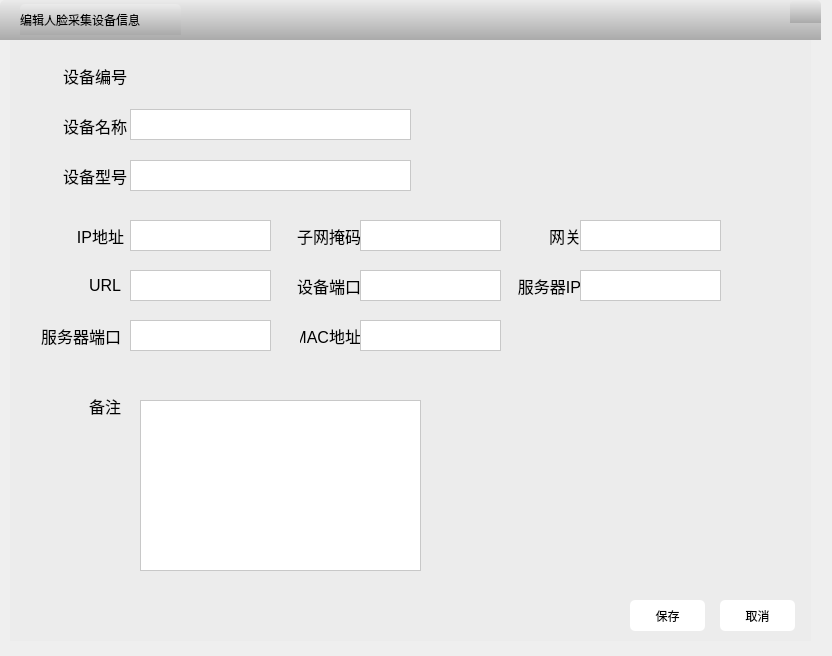
<?xml version="1.0" encoding="UTF-8"?>
<ui version="4.0">
 <class>EditMonitorDeviceDialog</class>
 <widget class="QDialog" name="EditMonitorDeviceDialog">
  <property name="geometry">
   <rect>
    <x>0</x>
    <y>0</y>
    <width>832</width>
    <height>656</height>
   </rect>
  </property>
  <property name="windowTitle">
   <string>Dialog</string>
  </property>
  <widget class="QWidget" name="contentWidget" native="true">
   <property name="geometry">
    <rect>
     <x>10</x>
     <y>40</y>
     <width>801</width>
     <height>601</height>
    </rect>
   </property>
   <property name="styleSheet">
    <string notr="true">border:none;
border-radius:0px;
background-color:rgb(236,236,236);</string>
   </property>
   <widget class="QLabel" name="nameLabel">
    <property name="geometry">
     <rect>
      <x>53</x>
      <y>70</y>
      <width>71</width>
      <height>31</height>
     </rect>
    </property>
    <property name="font">
     <font>
      <family>Agency FB</family>
      <pointsize>12</pointsize>
      <weight>50</weight>
      <bold>false</bold>
     </font>
    </property>
    <property name="styleSheet">
     <string notr="true">border:none;
border-radius:0px;</string>
    </property>
    <property name="text">
     <string>设备名称</string>
    </property>
   </widget>
   <widget class="QPushButton" name="savePushButton">
    <property name="geometry">
     <rect>
      <x>620</x>
      <y>560</y>
      <width>75</width>
      <height>31</height>
     </rect>
    </property>
    <property name="styleSheet">
     <string notr="true">border:1px;
border-radius:5px;
background-color:rgb(255,255,255);</string>
    </property>
    <property name="text">
     <string>保存</string>
    </property>
   </widget>
   <widget class="QPushButton" name="cancelPushButton">
    <property name="geometry">
     <rect>
      <x>710</x>
      <y>560</y>
      <width>75</width>
      <height>31</height>
     </rect>
    </property>
    <property name="styleSheet">
     <string notr="true">border:1px;
border-radius:5px;
background-color:rgb(255,255,255);</string>
    </property>
    <property name="text">
     <string>取消</string>
    </property>
   </widget>
   <widget class="QLabel" name="numberLabel">
    <property name="geometry">
     <rect>
      <x>53</x>
      <y>120</y>
      <width>71</width>
      <height>31</height>
     </rect>
    </property>
    <property name="font">
     <font>
      <pointsize>12</pointsize>
     </font>
    </property>
    <property name="styleSheet">
     <string notr="true">border:none;
border-radius:0px;</string>
    </property>
    <property name="text">
     <string>设备型号</string>
    </property>
   </widget>
   <widget class="QLabel" name="ipLabel">
    <property name="geometry">
     <rect>
      <x>53</x>
      <y>180</y>
      <width>61</width>
      <height>31</height>
     </rect>
    </property>
    <property name="font">
     <font>
      <pointsize>12</pointsize>
     </font>
    </property>
    <property name="styleSheet">
     <string notr="true">border:none;
border-radius:0px;</string>
    </property>
    <property name="text">
     <string>IP地址</string>
    </property>
    <property name="alignment">
     <set>Qt::AlignRight|Qt::AlignTrailing|Qt::AlignVCenter</set>
    </property>
   </widget>
   <widget class="QLineEdit" name="nameLineEdit">
    <property name="geometry">
     <rect>
      <x>120</x>
      <y>69</y>
      <width>281</width>
      <height>31</height>
     </rect>
    </property>
    <property name="styleSheet">
     <string notr="true">border:1px solid rgb(200,200,200);
border-radius:0px;
background-color:rgb(255,255,255);</string>
    </property>
   </widget>
   <widget class="QLabel" name="remakeLabel">
    <property name="geometry">
     <rect>
      <x>70</x>
      <y>350</y>
      <width>41</width>
      <height>31</height>
     </rect>
    </property>
    <property name="font">
     <font>
      <pointsize>12</pointsize>
     </font>
    </property>
    <property name="styleSheet">
     <string notr="true">border:none;
border-radius:0px;</string>
    </property>
    <property name="text">
     <string>备注</string>
    </property>
    <property name="alignment">
     <set>Qt::AlignRight|Qt::AlignTrailing|Qt::AlignVCenter</set>
    </property>
   </widget>
   <widget class="QTextEdit" name="remakeTextEdit">
    <property name="geometry">
     <rect>
      <x>130</x>
      <y>360</y>
      <width>281</width>
      <height>171</height>
     </rect>
    </property>
    <property name="styleSheet">
     <string notr="true">border:1px solid rgb(200,200,200);
border-radius:0px;
background-color:rgb(255,255,255);</string>
    </property>
   </widget>
   <widget class="QLineEdit" name="numberLineEdit">
    <property name="geometry">
     <rect>
      <x>120</x>
      <y>120</y>
      <width>281</width>
      <height>31</height>
     </rect>
    </property>
    <property name="styleSheet">
     <string notr="true">border:1px solid rgb(200,200,200);
border-radius:0px;
background-color:rgb(255,255,255);</string>
    </property>
   </widget>
   <widget class="QLineEdit" name="ipLineEdit">
    <property name="geometry">
     <rect>
      <x>120</x>
      <y>180</y>
      <width>141</width>
      <height>31</height>
     </rect>
    </property>
    <property name="styleSheet">
     <string notr="true">border:1px solid rgb(200,200,200);
border-radius:0px;
background-color:rgb(255,255,255);</string>
    </property>
   </widget>
   <widget class="QLabel" name="ipLabel_2">
    <property name="geometry">
     <rect>
      <x>280</x>
      <y>180</y>
      <width>71</width>
      <height>31</height>
     </rect>
    </property>
    <property name="font">
     <font>
      <pointsize>12</pointsize>
     </font>
    </property>
    <property name="styleSheet">
     <string notr="true">border:none;
border-radius:0px;</string>
    </property>
    <property name="text">
     <string>子网掩码</string>
    </property>
    <property name="alignment">
     <set>Qt::AlignRight|Qt::AlignTrailing|Qt::AlignVCenter</set>
    </property>
   </widget>
   <widget class="QLineEdit" name="ipLineEdit_2">
    <property name="geometry">
     <rect>
      <x>350</x>
      <y>180</y>
      <width>141</width>
      <height>31</height>
     </rect>
    </property>
    <property name="styleSheet">
     <string notr="true">border:1px solid rgb(200,200,200);
border-radius:0px;
background-color:rgb(255,255,255);</string>
    </property>
   </widget>
   <widget class="QLabel" name="ipLabel_3">
    <property name="geometry">
     <rect>
      <x>530</x>
      <y>180</y>
      <width>41</width>
      <height>31</height>
     </rect>
    </property>
    <property name="font">
     <font>
      <pointsize>12</pointsize>
     </font>
    </property>
    <property name="styleSheet">
     <string notr="true">border:none;
border-radius:0px;</string>
    </property>
    <property name="text">
     <string>网关</string>
    </property>
    <property name="alignment">
     <set>Qt::AlignRight|Qt::AlignTrailing|Qt::AlignVCenter</set>
    </property>
   </widget>
   <widget class="QLineEdit" name="ipLineEdit_3">
    <property name="geometry">
     <rect>
      <x>570</x>
      <y>180</y>
      <width>141</width>
      <height>31</height>
     </rect>
    </property>
    <property name="styleSheet">
     <string notr="true">border:1px solid rgb(200,200,200);
border-radius:0px;
background-color:rgb(255,255,255);</string>
    </property>
   </widget>
   <widget class="QLabel" name="urlLabel">
    <property name="geometry">
     <rect>
      <x>50</x>
      <y>230</y>
      <width>61</width>
      <height>31</height>
     </rect>
    </property>
    <property name="font">
     <font>
      <pointsize>12</pointsize>
     </font>
    </property>
    <property name="styleSheet">
     <string notr="true">border:none;
border-radius:0px;</string>
    </property>
    <property name="text">
     <string>URL</string>
    </property>
    <property name="alignment">
     <set>Qt::AlignRight|Qt::AlignTrailing|Qt::AlignVCenter</set>
    </property>
   </widget>
   <widget class="QLineEdit" name="urlLineEdit">
    <property name="geometry">
     <rect>
      <x>120</x>
      <y>230</y>
      <width>141</width>
      <height>31</height>
     </rect>
    </property>
    <property name="styleSheet">
     <string notr="true">border:1px solid rgb(200,200,200);
border-radius:0px;
background-color:rgb(255,255,255);</string>
    </property>
   </widget>
   <widget class="QLabel" name="devicePortLabel">
    <property name="geometry">
     <rect>
      <x>280</x>
      <y>230</y>
      <width>71</width>
      <height>31</height>
     </rect>
    </property>
    <property name="font">
     <font>
      <pointsize>12</pointsize>
     </font>
    </property>
    <property name="styleSheet">
     <string notr="true">border:none;
border-radius:0px;</string>
    </property>
    <property name="text">
     <string>设备端口</string>
    </property>
    <property name="alignment">
     <set>Qt::AlignRight|Qt::AlignTrailing|Qt::AlignVCenter</set>
    </property>
   </widget>
   <widget class="QLineEdit" name="devicePortLineEdit">
    <property name="geometry">
     <rect>
      <x>350</x>
      <y>230</y>
      <width>141</width>
      <height>31</height>
     </rect>
    </property>
    <property name="styleSheet">
     <string notr="true">border:1px solid rgb(200,200,200);
border-radius:0px;
background-color:rgb(255,255,255);</string>
    </property>
   </widget>
   <widget class="QLabel" name="serverIpLabel">
    <property name="geometry">
     <rect>
      <x>500</x>
      <y>230</y>
      <width>71</width>
      <height>31</height>
     </rect>
    </property>
    <property name="font">
     <font>
      <pointsize>12</pointsize>
     </font>
    </property>
    <property name="styleSheet">
     <string notr="true">border:none;
border-radius:0px;</string>
    </property>
    <property name="text">
     <string>服务器IP</string>
    </property>
    <property name="alignment">
     <set>Qt::AlignRight|Qt::AlignTrailing|Qt::AlignVCenter</set>
    </property>
   </widget>
   <widget class="QLineEdit" name="serverIpLineEdit">
    <property name="geometry">
     <rect>
      <x>570</x>
      <y>230</y>
      <width>141</width>
      <height>31</height>
     </rect>
    </property>
    <property name="styleSheet">
     <string notr="true">border:1px solid rgb(200,200,200);
border-radius:0px;
background-color:rgb(255,255,255);</string>
    </property>
   </widget>
   <widget class="QLabel" name="serverPortLabel">
    <property name="geometry">
     <rect>
      <x>30</x>
      <y>280</y>
      <width>81</width>
      <height>31</height>
     </rect>
    </property>
    <property name="font">
     <font>
      <pointsize>12</pointsize>
     </font>
    </property>
    <property name="styleSheet">
     <string notr="true">border:none;
border-radius:0px;</string>
    </property>
    <property name="text">
     <string>服务器端口</string>
    </property>
    <property name="alignment">
     <set>Qt::AlignRight|Qt::AlignTrailing|Qt::AlignVCenter</set>
    </property>
   </widget>
   <widget class="QLineEdit" name="serverPortLineEdit">
    <property name="geometry">
     <rect>
      <x>120</x>
      <y>280</y>
      <width>141</width>
      <height>31</height>
     </rect>
    </property>
    <property name="styleSheet">
     <string notr="true">border:1px solid rgb(200,200,200);
border-radius:0px;
background-color:rgb(255,255,255);</string>
    </property>
   </widget>
   <widget class="QLabel" name="macIpLabel">
    <property name="geometry">
     <rect>
      <x>290</x>
      <y>280</y>
      <width>61</width>
      <height>31</height>
     </rect>
    </property>
    <property name="font">
     <font>
      <pointsize>12</pointsize>
     </font>
    </property>
    <property name="styleSheet">
     <string notr="true">border:none;
border-radius:0px;</string>
    </property>
    <property name="text">
     <string>MAC地址</string>
    </property>
    <property name="alignment">
     <set>Qt::AlignRight|Qt::AlignTrailing|Qt::AlignVCenter</set>
    </property>
   </widget>
   <widget class="QLineEdit" name="macIpLineEdit">
    <property name="geometry">
     <rect>
      <x>350</x>
      <y>280</y>
      <width>141</width>
      <height>31</height>
     </rect>
    </property>
    <property name="styleSheet">
     <string notr="true">border:1px solid rgb(200,200,200);
border-radius:0px;
background-color:rgb(255,255,255);</string>
    </property>
   </widget>
   <widget class="QLabel" name="numberNameLabel">
    <property name="geometry">
     <rect>
      <x>53</x>
      <y>20</y>
      <width>71</width>
      <height>31</height>
     </rect>
    </property>
    <property name="font">
     <font>
      <family>Agency FB</family>
      <pointsize>12</pointsize>
      <weight>50</weight>
      <bold>false</bold>
     </font>
    </property>
    <property name="styleSheet">
     <string notr="true">border:none;
border-radius:0px;</string>
    </property>
    <property name="text">
     <string>设备编号</string>
    </property>
   </widget>
   <widget class="QLabel" name="numberDisplayLabel">
    <property name="geometry">
     <rect>
      <x>120</x>
      <y>20</y>
      <width>231</width>
      <height>31</height>
     </rect>
    </property>
    <property name="font">
     <font>
      <family>Agency FB</family>
      <pointsize>12</pointsize>
      <weight>50</weight>
      <bold>false</bold>
     </font>
    </property>
    <property name="styleSheet">
     <string notr="true">border:none;
border-radius:0px;</string>
    </property>
    <property name="text">
     <string/>
    </property>
   </widget>
  </widget>
  <widget class="QWidget" name="titleWidget" native="true">
   <property name="geometry">
    <rect>
     <x>0</x>
     <y>0</y>
     <width>821</width>
     <height>40</height>
    </rect>
   </property>
   <property name="minimumSize">
    <size>
     <width>0</width>
     <height>40</height>
    </size>
   </property>
   <property name="maximumSize">
    <size>
     <width>16777215</width>
     <height>40</height>
    </size>
   </property>
   <property name="styleSheet">
    <string notr="true">border-top-left-radius:5px;
border-top-right-radius:5px;
border-bottom-left-radius:0px;
border-bottom-right-radius:0px;
background-color: qlineargradient(spread:pad, x1:0, y1:0, x2:0, y2:1, stop:0 rgba(235, 235, 235, 255), stop:1 rgba(170, 170, 170, 255));</string>
   </property>
   <widget class="QLabel" name="titleLabel">
    <property name="geometry">
     <rect>
      <x>20</x>
      <y>4</y>
      <width>161</width>
      <height>31</height>
     </rect>
    </property>
    <property name="styleSheet">
     <string notr="true">font: 11pt &quot;黑体&quot;;
border:none</string>
    </property>
    <property name="text">
     <string>编辑人脸采集设备信息</string>
    </property>
   </widget>
   <widget class="QPushButton" name="closePushButton">
    <property name="geometry">
     <rect>
      <x>790</x>
      <y>0</y>
      <width>31</width>
      <height>23</height>
     </rect>
    </property>
    <property name="styleSheet">
     <string notr="true">border:none;</string>
    </property>
    <property name="text">
     <string/>
    </property>
   </widget>
  </widget>
 </widget>
 <resources/>
 <connections/>
</ui>
